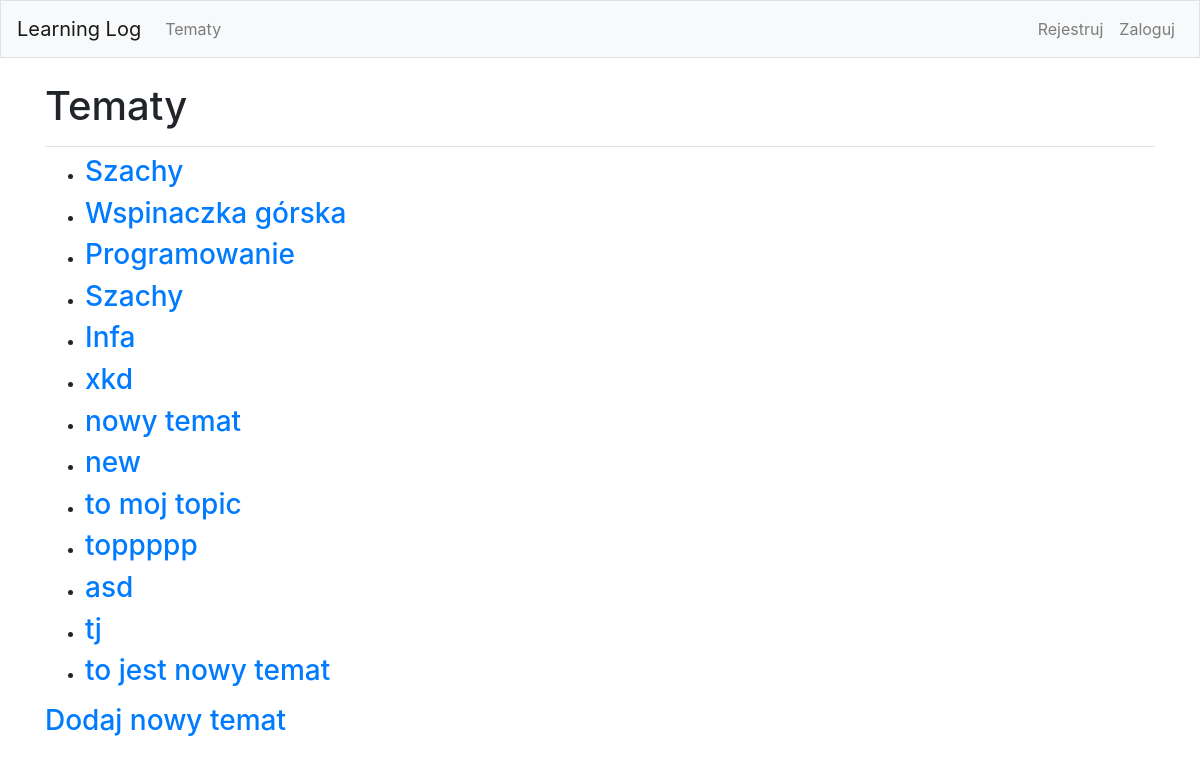
Before: /topics/ with the older database file.
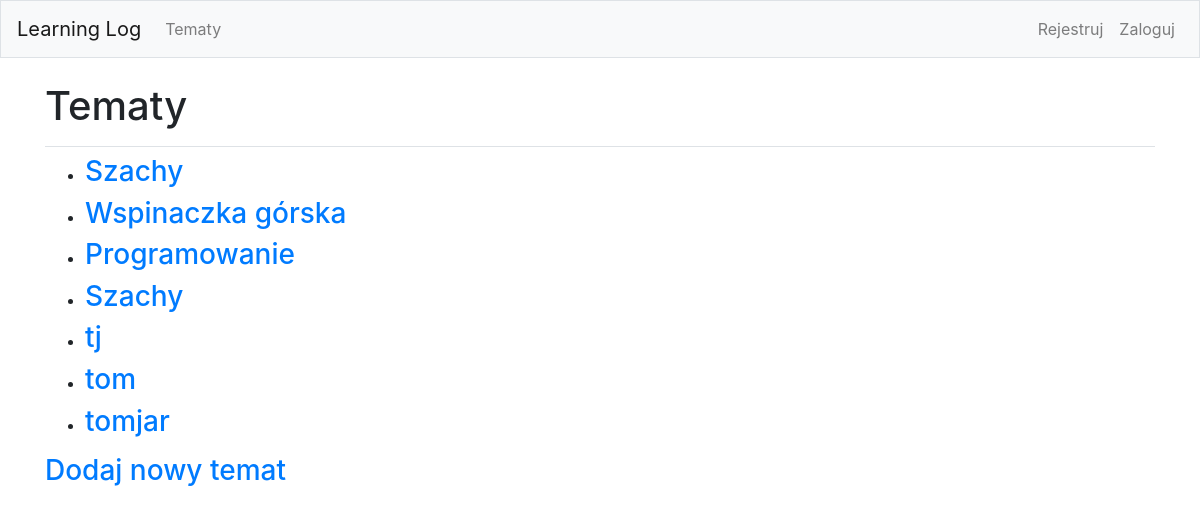
After: the same page with the newer database file.
### learning_logs/models.py (models this page shows)
class Topic(models.Model):
    text = models.CharField(max_length=200)
    date_added = models.DateTimeField(auto_now_add=True)
    owner = models.ForeignKey(User, on_delete=models.CASCADE)
    def __str__(self):
        return self.text

### learning_logs/views.py (the view)
# urls.py: path('topics/', views.topics, name = 'topics'),
def topics(request):
    topics = Topic.objects.order_by('date_added')
    context = {'topics' : topics}
    return render(request, 'learning_logs/topics.html', context)

### learning_logs/templates/learning_logs/topics.html
{% extends 'learning_logs/base.html' %}
{% block page_header %}
    <h1> Tematy </h1>
{% endblock page_header %}
{% block content %}
    <ul>
        {% for topic in topics %}
            <li><h3>
                <a href="{% url 'learning_logs:topic' topic.id %}"> {{ topic }}</a>
            </h3></li>
        {% empty %}
            <li><h3> Nie został jeszcze dodany żaden temat.</h3></li>
        {% endfor %}
    </ul>
    <h3><a href =" {% url 'learning_logs:new_topic' %}"> Dodaj nowy temat</h3>
{% endblock content %}

### learning_logs/templates/learning_logs/base.html (shortened to what this page needs)
{% load bootstrap4 %}
<!doctype html>
<html lang="pl">
    <head>
        {% bootstrap_css %}
    </head>
    <body>
        <nav class="navbar navbar-expand-md navbar-light bg-light mb-4 border">
            <a class="navbar-brand" href ="{% url 'learning_logs:index'%}" >
                Learning Log</a>
        <div class="collapse navbar-collapse" id="navbarCollapse">
            <ul class="navbar-nav mr-auto">
                <li class="nav-item">
                    <a class="nav-link" href="{% url 'learning_logs:topics' %}">
                        Tematy</a></li>
            </ul>
            <ul class="navbar-nav ml-auto">
                {% if user.is_authenticated %}
                    <li class="nav-item">
                        <span class="navbar-text"> Witaj, {{ user.username }}.</span>
                    </li>
                    <li class="nav-item">
                        <a class="nav-link" href=" {% url 'users:logout' %}"> Wyloguj</a>
                    </li>
                {% else %}
                    <li class="nav-item">
                        <a class='nav-link' href=" {% url 'users:register' %}"> Rejestruj</a>
                    </li>
                    <li class="nav-item">
                        <a class="nav-link" href= {% url 'users:login' %}> Zaloguj</a>
                    </li>
                {% endif %}
            </ul>
        </div>
    </nav>
    <main role="main" class="container">
        <div class="pb-2 mb-2 border-bottom">
            {% block page_header %} {% endblock page_header %}
        </div>
        <div>
            {% block content %} {% endblock content %}
        </div>
    </main>
</body>
</html>

Changed rows visible on the page:
removed Topic: text "Infa"
removed Topic: text "xkd"
removed Topic: text "nowy temat"
removed Topic: text "new"
removed Topic: text "to moj topic"
removed Topic: text "toppppp"
removed Topic: text "asd"
removed Topic: text "to jest nowy temat"
added Topic: text "tom"
added Topic: text "tomjar"
